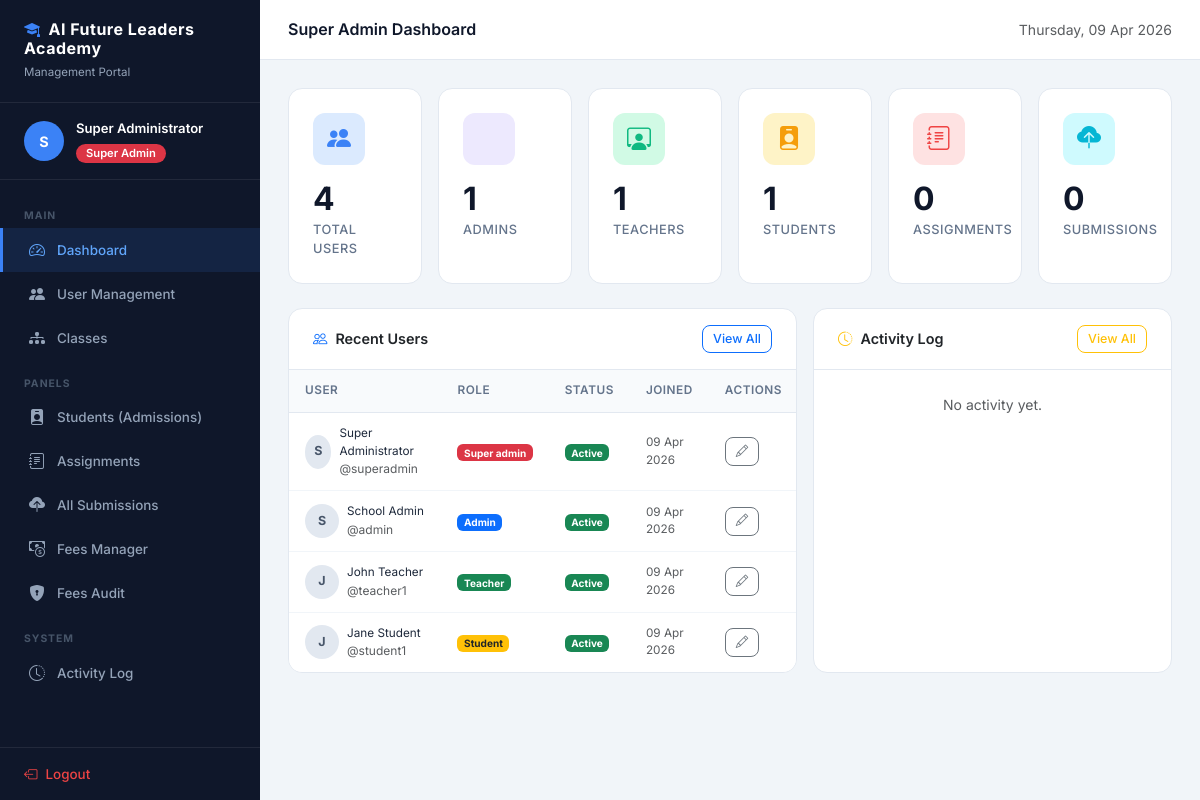
The page /dashboards/superadmin_dashboard.php (signed in) on the database its author committed.
### tables this page shows
CREATE TABLE `users` (
  `id`           INT(11)      NOT NULL AUTO_INCREMENT,
  `full_name`    VARCHAR(150) NOT NULL,
  `email`        VARCHAR(191) NOT NULL,
  `username`     VARCHAR(80)  NOT NULL,
  `password`     VARCHAR(255) NOT NULL,
  `role`         ENUM('super_admin','admin','teacher','student') NOT NULL DEFAULT 'student',
  `status`       ENUM('active','inactive') NOT NULL DEFAULT 'active',
  `created_at`   TIMESTAMP    NOT NULL DEFAULT CURRENT_TIMESTAMP,
  `updated_at`   TIMESTAMP    NOT NULL DEFAULT CURRENT_TIMESTAMP ON UPDATE CURRENT_TIMESTAMP,
  PRIMARY KEY (`id`),
  UNIQUE KEY `uq_email`    (`email`),
  UNIQUE KEY `uq_username` (`username`)
);

### config.php (called while the page is built, shortened)
<?php
function currentUser(): array {
    return [
        'id'        => $_SESSION['user_id']   ?? 0,
        'name'      => $_SESSION['full_name'] ?? '',
        'role'      => $_SESSION['role']      ?? '',
        'username'  => $_SESSION['username']  ?? '',
    ];
}
function e(string $str): string {
    return htmlspecialchars($str, ENT_QUOTES | ENT_HTML5, 'UTF-8');
}
function formatDate(string $date): string {
    return $date ? date('d M Y', strtotime($date)) : '—';
}

### dashboards/superadmin_dashboard.php (the view, shortened to what this page needs)
<?php
require_once __DIR__ . '/../config.php';
require_once __DIR__ . '/../includes/header.php';
$db = getDB();
$stats = $db->query(
    'SELECT
       SUM(role = "super_admin") AS total_superadmins,
       SUM(role = "admin")       AS total_admins,
       SUM(role = "teacher")     AS total_teachers,
       SUM(role = "student")     AS total_students,
       COUNT(*)                  AS total_users
     FROM users'
)->fetch();
$totalAssignments = $db->query('SELECT COUNT(*) FROM assignments')->fetchColumn();
$totalSubmissions = $db->query('SELECT COUNT(*) FROM submissions')->fetchColumn();
$recentUsers = $db->query(
    'SELECT id, full_name, username, role, status, created_at
     FROM users
     ORDER BY created_at DESC
     LIMIT 8'
)->fetchAll();
$activity = $db->query(
    'SELECT al.action, al.module, al.created_at, u.full_name, u.role
     FROM activity_log al
     LEFT JOIN users u ON al.user_id = u.id
     ORDER BY al.created_at DESC
     LIMIT 10'
)->fetchAll();
renderHeader('Super Admin Dashboard', 'dashboard');
?>
<div class="row g-3 mb-4">
  <?php
  $cards = [
    ['label' => 'Total Users',   'value' => $stats['total_users'],    'icon' => 'people-fill',       'color' => '3b82f6', 'bg' => 'dbeafe'],
    ['label' => 'Admins',        'value' => $stats['total_admins'],   'icon' => 'person-gear-fill',  'color' => '8b5cf6', 'bg' => 'ede9fe'],
    ['label' => 'Teachers',      'value' => $stats['total_teachers'], 'icon' => 'person-workspace',  'color' => '10b981', 'bg' => 'd1fae5'],
    ['label' => 'Students',      'value' => $stats['total_students'], 'icon' => 'person-badge-fill', 'color' => 'f59e0b', 'bg' => 'fef3c7'],
    ['label' => 'Assignments',   'value' => $totalAssignments,        'icon' => 'journal-text',      'color' => 'ef4444', 'bg' => 'fee2e2'],
    ['label' => 'Submissions',   'value' => $totalSubmissions,        'icon' => 'cloud-upload-fill', 'color' => '06b6d4', 'bg' => 'cffafe'],
  ];
  foreach ($cards as $c): ?>
  <div class="col-6 col-md-4 col-xl-2">
    <div class="stat-card h-100">
      <div class="stat-icon mb-3" style="background:#<?= $c['bg'] ?>; color:#<?= $c['color'] ?>">
        <i class="bi bi-<?= $c['icon'] ?>"></i>
      </div>
      <div class="stat-value"><?= (int)$c['value'] ?></div>
      <div class="stat-label mt-1"><?= $c['label'] ?></div>
    </div>
  </div>
  <?php endforeach; ?>
</div>
<div class="row g-3">
  <div class="col-lg-7">
    <div class="content-card">
      <div class="card-header-custom">
        <h6><i class="bi bi-people me-2 text-primary"></i>Recent Users</h6>
        <a href="superadmin_users.php" class="btn btn-sm btn-outline-primary">View All</a>
      </div>
      <div class="table-responsive">
        <table class="table table-custom">
          <thead>
            <tr>
              <th>User</th>
              <th>Role</th>
              <th>Status</th>
              <th>Joined</th>
              <th>Actions</th>
            </tr>
          </thead>
          <tbody>
            <?php foreach ($recentUsers as $u): ?>
            <?php
              $roleBadge = [
                'super_admin' => 'danger',
                'admin'       => 'primary',
                'teacher'     => 'success',
                'student'     => 'warning text-dark',
              ][$u['role']] ?? 'secondary';
            ?>
            <tr>
              <td>
                <div class="d-flex align-items-center gap-2">
                  <div class="table-avatar-placeholder">
                    <?= strtoupper(substr($u['full_name'], 0, 1)) ?>
                  </div>
                  <div>
                    <div class="fw-600 small"><?= e($u['full_name']) ?></div>
                    <div class="text-muted" style="font-size:.75rem">@<?= e($u['username']) ?></div>
                  </div>
                </div>
              </td>
              <td><span class="badge bg-<?= $roleBadge ?>"><?= ucfirst(str_replace('_',' ',$u['role'])) ?></span></td>
              <td>
                <span class="badge bg-<?= $u['status'] === 'active' ? 'success' : 'secondary' ?>">
                  <?= ucfirst($u['status']) ?>
                </span>
              </td>
              <td class="text-muted small"><?= formatDate($u['created_at']) ?></td>
              <td>
                <a href="superadmin_users.php?edit=<?= $u['id'] ?>" class="btn btn-sm btn-outline-secondary">
                  <i class="bi bi-pencil"></i>
                </a>
              </td>
            </tr>
            <?php endforeach; ?>
          </tbody>
        </table>
      </div>
    </div>
  </div>
  <div class="col-lg-5">
    <div class="content-card h-100">
      <div class="card-header-custom">
        <h6><i class="bi bi-clock-history me-2 text-warning"></i>Activity Log</h6>
        <a href="superadmin_activity.php" class="btn btn-sm btn-outline-warning">View All</a>
      </div>
      <div class="card-body-custom p-0">
        <ul class="list-group list-group-flush">
          <?php if (empty($activity)): ?>
          <li class="list-group-item text-muted text-center small py-4">No activity yet.</li>
          <?php endif; ?>
        </ul>
      </div>
    </div>
  </div>
</div>
<?php
require_once __DIR__ . '/../includes/footer.php';
?>

### includes/header.php (shortened to what this page needs)
<?php
function renderHeader(string $title = 'Dashboard', string $activePage = ''): void {
    $user    = currentUser();
    $role    = $user['role'];
    $navLinks = getNavLinks($role, $activePage);
    $roleBadgeColor = [
        'super_admin' => 'danger',
        'admin'       => 'primary',
        'teacher'     => 'success',
        'student'     => 'info',
    ][$role] ?? 'secondary';
    $roleLabel = ucwords(str_replace('_', ' ', $role));
?>
<!DOCTYPE html>
<html lang="en">
<head>
  <link href="https://cdn.jsdelivr.net/npm/bootstrap@5.3.3/dist/css/bootstrap.min.css" rel="stylesheet">
  <link href="https://cdn.jsdelivr.net/npm/bootstrap-icons@1.11.3/font/bootstrap-icons.min.css" rel="stylesheet">
</head>
<body>
<div id="sidebar">
  <div class="sidebar-brand">
    <h5><i class="bi bi-mortarboard-fill me-2" style="color:#3b82f6"></i><?= APP_NAME ?></h5>
    <small>Management Portal</small>
  </div>
  <div class="sidebar-user">
    <div class="avatar"><?= strtoupper(substr($user['name'], 0, 1)) ?></div>
    <div class="user-info">
      <p><?= e($user['name']) ?></p>
      <small><span class="badge bg-<?= $roleBadgeColor ?> badge-role"><?= $roleLabel ?></span></small>
    </div>
  </div>
  <nav class="sidebar-nav">
    <?php foreach ($navLinks as $section => $links): ?>
      <div class="nav-section-title"><?= $section ?></div>
      <?php foreach ($links as $link): ?>
        <a href="<?= $link['url'] ?>"
           class="<?= ($activePage === $link['key']) ? 'active' : '' ?>">
          <i class="bi bi-<?= $link['icon'] ?>"></i>
          <?= $link['label'] ?>
        </a>
      <?php endforeach; ?>
    <?php endforeach; ?>
  </nav>
  <div class="sidebar-footer">
    <a href="<?= BASE_URL ?>/logout.php">
      <i class="bi bi-box-arrow-left"></i> Logout
    </a>
  </div>
</div>
<div id="main-wrapper">
  <div id="topbar">
    <h6 class="page-title"><?= e($title) ?></h6>
    <div class="topbar-right">
      <span class="text-muted small d-none d-md-inline">
        <?= date('l, d M Y') ?>
      </span>
    </div>
  </div>
  <div id="page-content">
<?php
}
function getNavLinks(string $role, string $activePage): array {
    $base = BASE_URL . '/dashboards/';
    $links = [];
    if ($role === ROLE_SUPER_ADMIN) {
        $links['Main'] = [
            ['key' => 'dashboard',  'label' => 'Dashboard',       'icon' => 'speedometer2',   'url' => $base . 'superadmin_dashboard.php'],
            ['key' => 'users',      'label' => 'User Management',  'icon' => 'people-fill',    'url' => $base . 'superadmin_users.php'],
            ['key' => 'classes',    'label' => 'Classes',          'icon' => 'diagram-3-fill', 'url' => $base . 'superadmin_classes.php'],
        ];
        $links['Panels'] = [
            ['key' => 'students',      'label' => 'Students (Admissions)', 'icon' => 'person-badge-fill', 'url' => $base . 'admin_students.php'],
            ['key' => 'assignments',   'label' => 'Assignments',           'icon' => 'journal-text',      'url' => $base . 'teacher_assignments.php'],
            ['key' => 'submissions',   'label' => 'All Submissions',       'icon' => 'cloud-upload-fill', 'url' => $base . 'superadmin_submissions.php'],
            ['key' => 'fees',          'label' => 'Fees Manager',          'icon' => 'cash-coin',         'url' => $base . 'admin_fees.php'],
            ['key' => 'fees_audit',    'label' => 'Fees Audit',            'icon' => 'shield-lock-fill',  'url' => $base . 'admin_fees_audit.php'],
        ];
        $links['System'] = [
            ['key' => 'activity', 'label' => 'Activity Log', 'icon' => 'clock-history', 'url' => $base . 'superadmin_activity.php'],
        ];
    }
    return $links;
}

### rows shown on the page
users: full_name "S", full_name "Super Administrator", role "Super Admin", username "superadmin", role "Super admin", status "Active", created_at "09 Apr 2026"
users: full_name "S", full_name "School Admin", username "admin", role "Admin", status "Active", created_at "09 Apr 2026"
users: full_name "J", full_name "John Teacher", username "teacher1", role "Teacher", status "Active", created_at "09 Apr 2026"
users: full_name "J", full_name "Jane Student", username "student1", role "Student", status "Active", created_at "09 Apr 2026"

### other values the page prints
APP_NAME "AI Future Leaders Academy"
$section "MAIN"
$link['label'] "Dashboard"
$link['label'] "User Management"
$link['label'] "Classes"
$section "PANELS"
$link['label'] "Students (Admissions)"
$link['label'] "Assignments"
$link['label'] "All Submissions"
$link['label'] "Fees Manager"
$link['label'] "Fees Audit"
$section "SYSTEM"
$link['label'] "Activity Log"
$title "Super Admin Dashboard"
$c['value'] "4"
